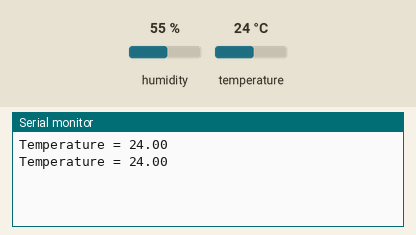
Recording of a sketch running on a simulated Arduino Uno, built with avr-gcc and run on an emulated ATmega328P. Parts: the last lines printed to the serial monitor. The inputs (shaded band) are chosen by the test bench; at power-on: temperature 24 °C, humidity 55 %.

Above: at 2.8 s.
2.9 s: temperature set to 12 °C
At 4.7 s:
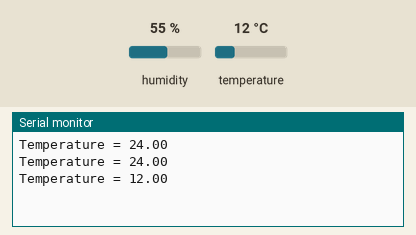
5.6 s: temperature set to 19 °C
At 7.1 s:
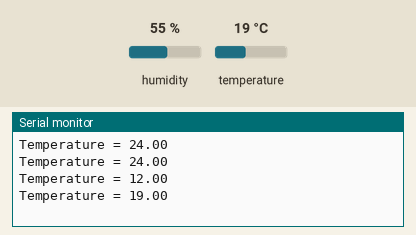
Timing chart, 0 to 8.6 s (numbered marks = the images above; inputs shaded):
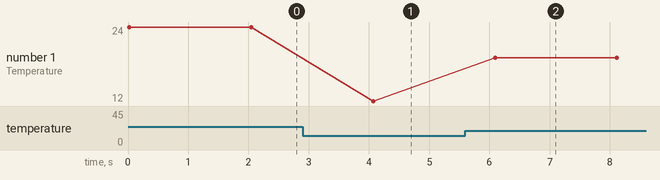

The sketch:

temperature.ino
```cpp
#include <dht.h>

dht DHT;

#define DHT11_PIN 7

void setup(){
  Serial.begin(9600);
}

void loop()
{
  int chk = DHT.read11(DHT11_PIN);
  Serial.print("Temperature = ");
  Serial.println(DHT.temperature);
  delay(2000);
}
```

Measured:
- after the input at 2.9 s, the serial monitor: prints a new line after 1.2 s (image 1)
- after the input at 5.6 s, the serial monitor: prints a new line after 0.49 s (image 2)
- plotted number 1: 24 → 12 after the input at 2.9 s, 12 → 19 after the input at 5.6 s
